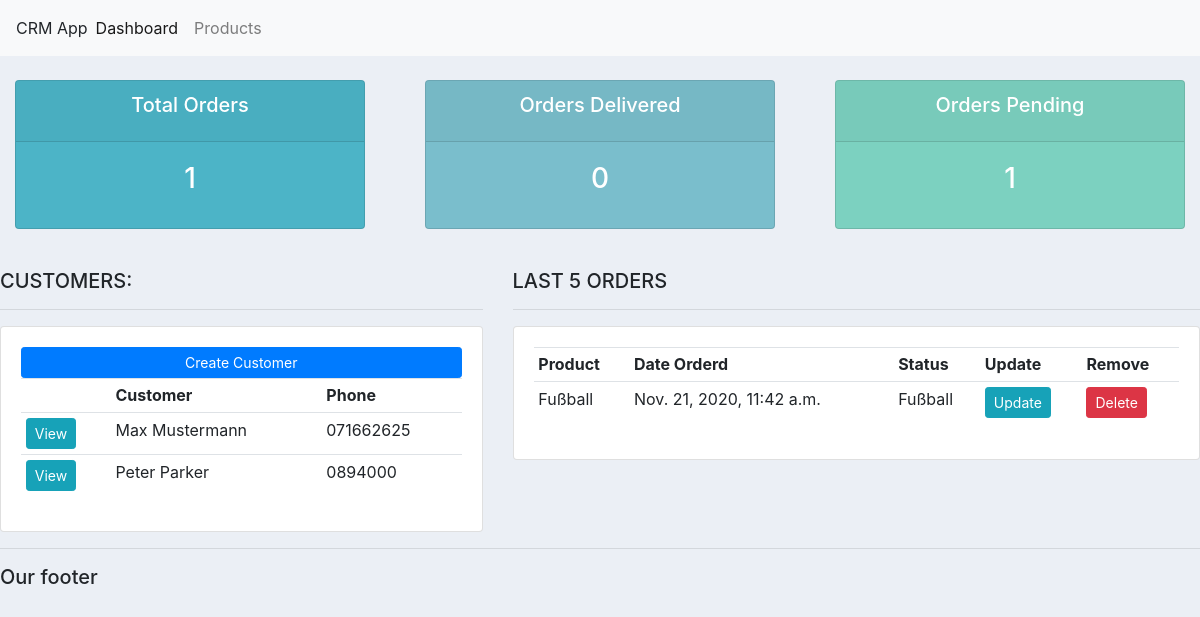
The app's page /, older data.
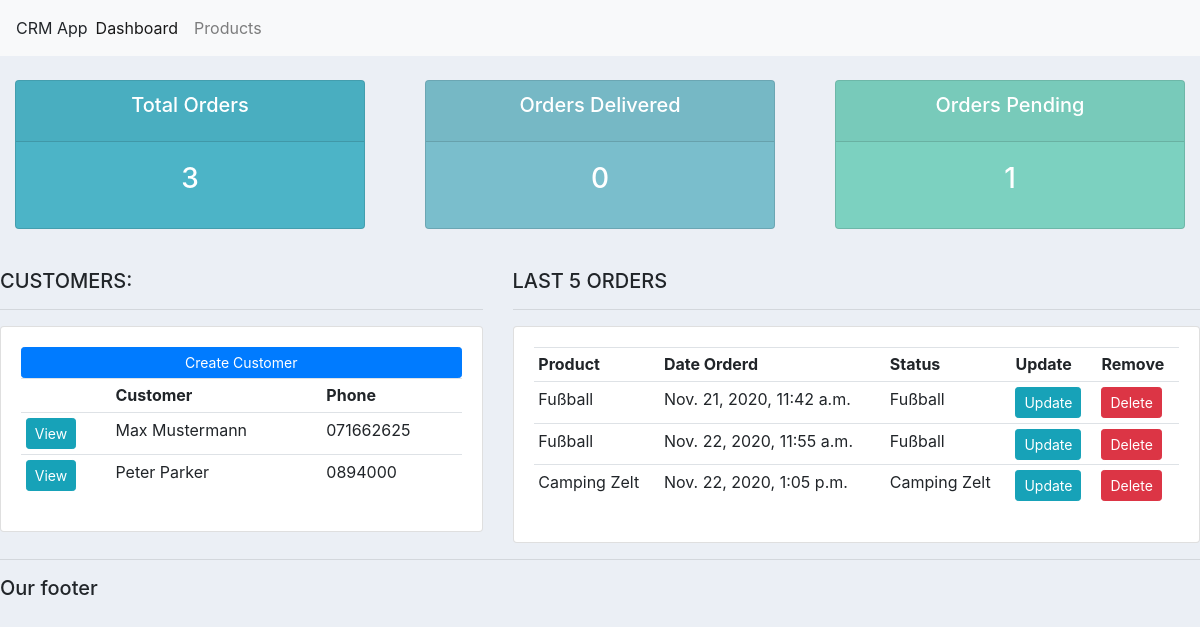
The same page, newer data.
### accounts/models.py (models this page shows, shortened)
class Customer(models.Model):
  name = models.CharField(max_length=200, null=True)
  phone = models.CharField(max_length=200, null=True)
  email = models.CharField(max_length=200, null=True)
  date_created = models.DateTimeField(auto_now_add=True, null=True)

class Order(models.Model):
  STATUS = (
      ('Pending', 'Pending'),
      ('Out for delivery', 'Out for delivery'),
      ('Delivered', 'Delivered'),
      )
  customer = models.ForeignKey(Customer, null=True, on_delete= models.SET_NULL)
  product = models.ForeignKey(Product, null=True, on_delete= models.SET_NULL)
  date_created = models.DateTimeField(auto_now_add=True, null=True)
  status = models.CharField(max_length=200, null=True, choices=STATUS)

class Product(models.Model):
  CATEGORY = (
      ('Indoor', 'Indoor'),
      ('Out Door', 'Out Door'),
      )
  name = models.CharField(max_length=200, null=True)
  price = models.FloatField(null=True)
  category = models.CharField(max_length=200, null=True, choices=CATEGORY)
  description = models.CharField(max_length=200, null=True, blank=True)
  date_created = models.DateTimeField(auto_now_add=True, null=True)
  tags = models.ManyToManyField(Tag)
  def __str__(self):
    return self.name

### accounts/views.py (the view)
# urls.py: path('', views.home, name='home'),
def home(request):
  orders = Order.objects.all()
  customers = Customer.objects.all()
  total_customers = customers.count()
  total_orders = orders.count()
  delivered = orders.filter(status='Delivered').count()
  pending = orders.filter(status='Pending').count()
  context = {'orders': orders, 'customers': customers, 'total_orders': total_orders, 'pending': pending, 'delivered': delivered}
  return render(request, 'accounts/dashboard.html', context)

### accounts/templates/accounts/dashboard.html
{% extends 'accounts/main.html' %}
{% block content %}
{% include 'accounts/status.html' %}
<br>
<div class="row">
  <div class="col-md-5">
    <h5>CUSTOMERS:</h5>
    <hr>
    <div class="card card-body">
      <a class="btn btn-primary  btn-sm btn-block" href="">Create Customer</a>
      <table class="table table-sm">
        <tr>
          <th></th>
          <th>Customer</th>
          <th>Phone</th>
        </tr>
        {% for customer in customers %}
          <tr>
            <td><a class="btn btn-sm btn-info" href="{% url 'customers' customer.id %}">View</a></td>
            <td>{{customer.name}}</td>
            <td>{{customer.phone}}</td>
          </tr>
        {% endfor %}
      </table>
    </div>
  </div>
  <div class="col-md-7">
    <h5>LAST 5 ORDERS</h5>
    <hr>
    <div class="card card-body">
      <table class="table table-sm">
        <tr>
          <th>Product</th>
          <th>Date Orderd</th>
          <th>Status</th>
          <th>Update</th>
          <th>Remove</th>
        </tr>
        {% for order in orders %}
          <tr>
            <td>{{order.product.name }}</td>
            <td>{{order.date_created }}</td>
            <td>{{order.product}}</td>
            <td><a class="btn btn-sm btn-info" href="{% url 'update_order' order.id %}">Update</a></td>
            <td><a class="btn btn-sm btn-danger" href="{% url 'delete_order' order.id %}">Delete</a></td>
          </tr>
        {% endfor %}
      </table>
    </div>
  </div>
</div>
{% endblock %}

Row changes from the older to the newer data that the page shows:
added Order: product.name "Fußball", date_created "Nov. 22, 2020, 11:55 a.m.", product "Fußball"
added Order: product.name "Camping Zelt", date_created "Nov. 22, 2020, 1:05 p.m.", product "Camping Zelt"
Text that changed along with them:
{{ total_orders }}: "1" → "3"
